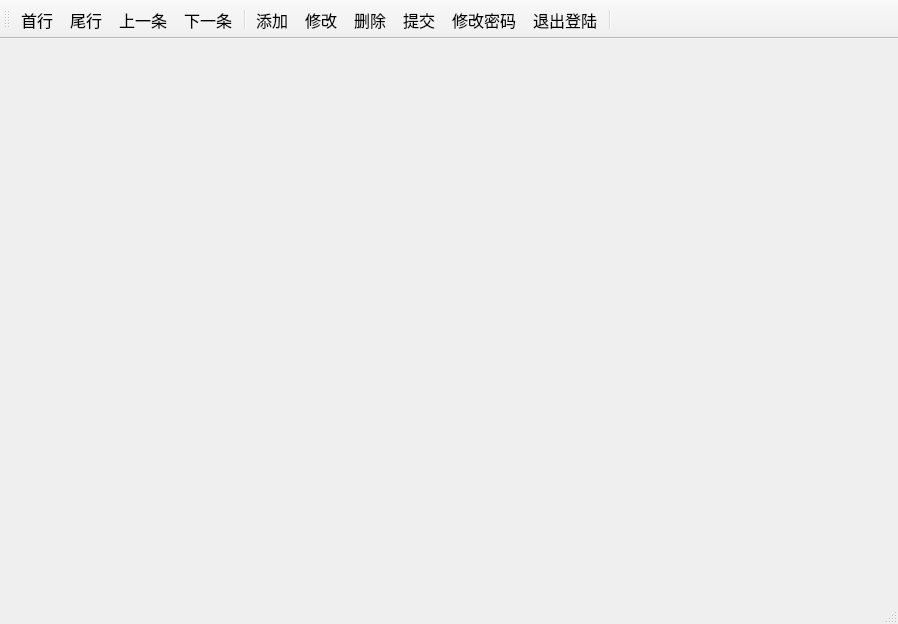
<?xml version="1.0" encoding="UTF-8"?>
<ui version="4.0">
 <class>MainWindow</class>
 <widget class="QMainWindow" name="MainWindow">
  <property name="geometry">
   <rect>
    <x>0</x>
    <y>0</y>
    <width>898</width>
    <height>624</height>
   </rect>
  </property>
  <property name="font">
   <font>
    <family>微软雅黑</family>
    <pointsize>12</pointsize>
   </font>
  </property>
  <property name="windowTitle">
   <string>MainWindow</string>
  </property>
  <widget class="QWidget" name="centralWidget">
   <layout class="QVBoxLayout" name="verticalLayout"/>
  </widget>
  <widget class="QToolBar" name="mainToolBar">
   <attribute name="toolBarArea">
    <enum>TopToolBarArea</enum>
   </attribute>
   <attribute name="toolBarBreak">
    <bool>false</bool>
   </attribute>
   <addaction name="actionFirstRow"/>
   <addaction name="actionLastRow"/>
   <addaction name="actionPrevRow"/>
   <addaction name="actionNextRow"/>
   <addaction name="separator"/>
   <addaction name="actionNewItem"/>
   <addaction name="actionChangeItem"/>
   <addaction name="actionDeleteItem"/>
   <addaction name="actionSubmit"/>
   <addaction name="actionChangePwd"/>
   <addaction name="actionExit"/>
   <addaction name="separator"/>
  </widget>
  <widget class="QMenuBar" name="menuBar">
   <property name="geometry">
    <rect>
     <x>0</x>
     <y>0</y>
     <width>898</width>
     <height>26</height>
    </rect>
   </property>
  </widget>
  <widget class="QStatusBar" name="statusBar"/>
  <action name="actionNewItem">
   <property name="checkable">
    <bool>true</bool>
   </property>
   <property name="text">
    <string>添加</string>
   </property>
   <property name="toolTip">
    <string>添加</string>
   </property>
  </action>
  <action name="actionChangeItem">
   <property name="checkable">
    <bool>true</bool>
   </property>
   <property name="text">
    <string>修改</string>
   </property>
   <property name="toolTip">
    <string>修改</string>
   </property>
  </action>
  <action name="actionChangePwd">
   <property name="text">
    <string>修改密码</string>
   </property>
   <property name="toolTip">
    <string>修改密码</string>
   </property>
  </action>
  <action name="actionExit">
   <property name="text">
    <string>退出登陆</string>
   </property>
  </action>
  <action name="actionFirstRow">
   <property name="text">
    <string>首行</string>
   </property>
  </action>
  <action name="actionLastRow">
   <property name="text">
    <string>尾行</string>
   </property>
  </action>
  <action name="actionPrevRow">
   <property name="text">
    <string>上一条</string>
   </property>
  </action>
  <action name="actionNextRow">
   <property name="text">
    <string>下一条</string>
   </property>
  </action>
  <action name="actionDeleteItem">
   <property name="text">
    <string>删除</string>
   </property>
  </action>
  <action name="actionSubmit">
   <property name="text">
    <string>提交</string>
   </property>
  </action>
 </widget>
 <layoutdefault spacing="6" margin="11"/>
 <resources/>
 <connections/>
</ui>
